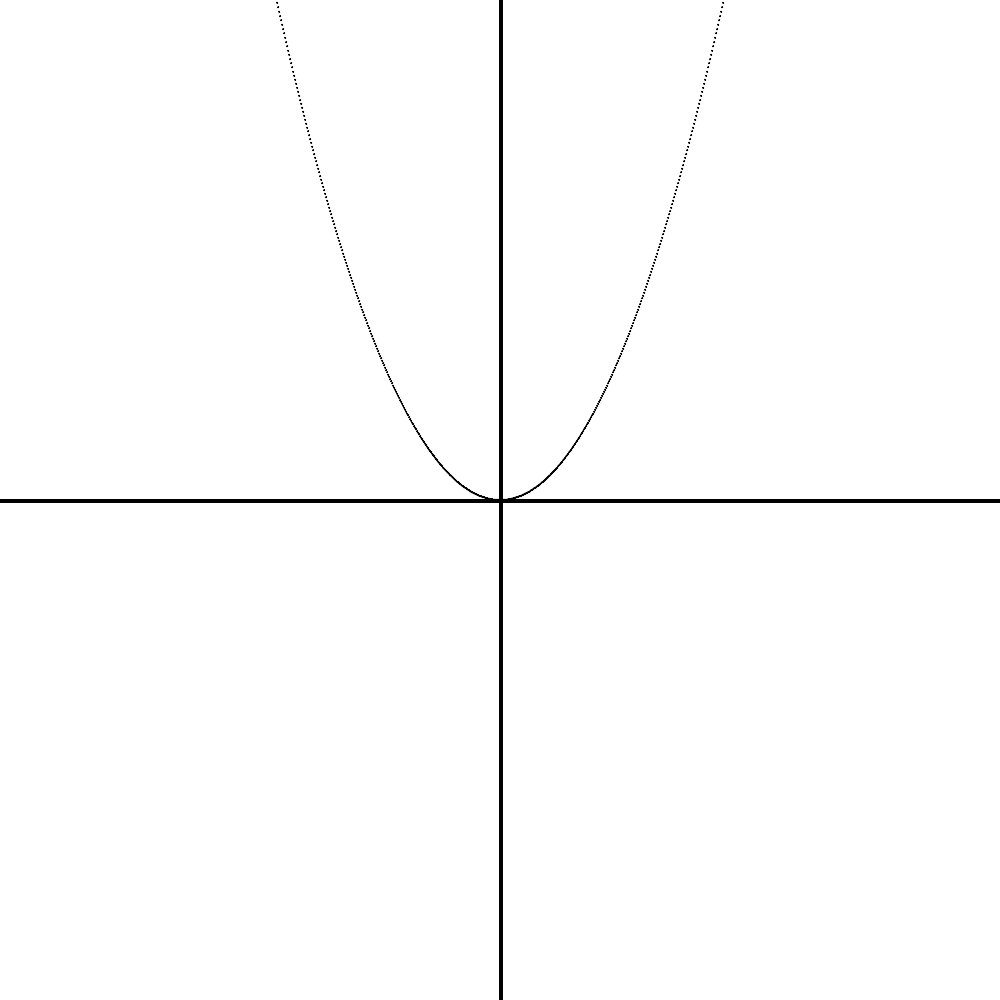
Frame 1 (no input)
Frame 60 (the mouse pressed at the canvas centre just before this capture): identical to frame 1, image omitted
Frame 120 (the mouse held since frame 60 and released just before this capture): identical to frame 1, image omitted

The Processing sketch that drew this single still picture (run headless with seeded random() and noise(); from frame 60 on, the mouse is pressed at the canvas centre):

// Processing sketch: points
// ── points.pde
int s;
float x;
float y;
int i = -499; int j = 0;
float[]myArr = new float[1000];
void setup()
{
  size(1000,1000);
  background(255);
}
void Lines()
{
  while(j<1000)
  {
    
    y = .01*pow(i,2);
    y = 500-y;
    myArr[j]=y;
    System.out.println(j+" "+y);
    i++;
    j++;
    ellipse(j,y,1,1);
  }
    
}
void draw()
{
  fill(0);
  rect(0,499,1000,3);
  rect(499,0,3,1000);
  Lines(); 
}
